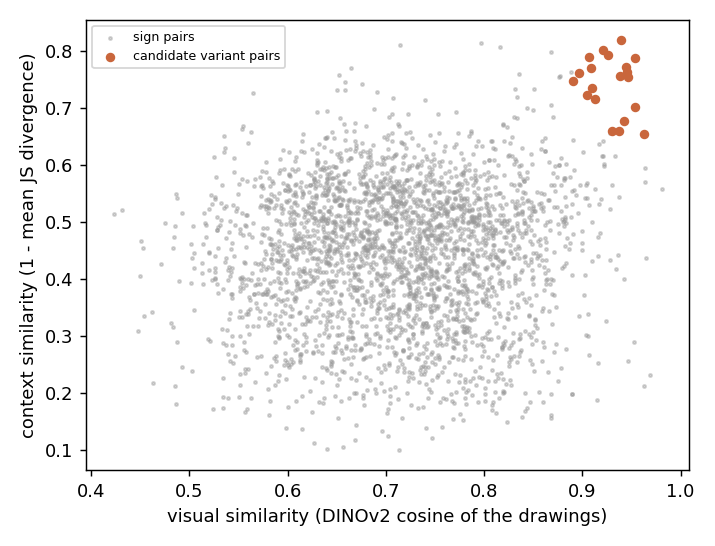
#> input picture reports/milestone_2/visual_vs_context.png, 715 x 546 px, given in place of 1.png, which was not available
$ python numerals.py
#> lines starting #> are read from the running program, lines starting #| are printed output that depends on the picture; after the words box and inside, x2 and y2 are one past the last pixel; in counts of white or black regions, pixels touching at a corner belong together
"""Milestone 2 extension: do the stroke signs behave like numerals?

    python sequence_analysis/numerals.py           # about 1 minute on a laptop CPU
    python sequence_analysis/numerals.py --quick   # a fast check, writes to reports/quick

Exploratory. Signs drawn as a row of equal thin bars are often called numerals. Real numerals predict several things, and
each can fail: they are followed by a limited set of counted items, numerals of different value are interchangeable, their
frequency falls with value, they are not scattered randomly through a text, and in an additive system they run together.
Each is tested against pseudo sets of non-stroke signs of matching frequency. The stroke signs are found from the glyph
drawings by a stated rule, not a hand-typed list.

Writes reports/milestone_2/ (numerals.json, numerals.png, numerals_contact_sheet.png, numerals_report.md): aggregates and sign numbers only.
"""
import argparse
import json
import sys
import time
from collections import Counter, defaultdict
from itertools import combinations
from pathlib import Path

import cv2
import matplotlib
matplotlib.use("Agg")
import matplotlib.pyplot as plt
import numpy as np
from scipy.stats import spearmanr

import stats
from corpus import ROOT, ebuds, load_lines

sys.path.insert(0, str(ROOT / "grapheme_extraction"))
import synthetic_generator as gen  # noqa: E402

OUT = ROOT / "reports/milestone_2"
MIN_TOKENS = 10  # a sign needs this many tokens to have a context distribution worth comparing
POOL = 20  # frequency-matched candidates per stroke sign


# ---------- finding the stroke signs ----------

def stroke_info(img, fill=0.5):
    """None, or {count, long, rows} when every component of the drawing is a thin near-vertical bar and the bars are of about
    the same size: height at least 3 times width (5 times for a lone bar), the component filling at least `fill` of its bounding
    box (a bar, not an arc or a loop), heights within 20% of each other and widths within a factor of 2.
    long: bars taller than a third of the image."""
    n, _, st, cen = cv2.connectedComponentsWithStats((img > 127).astype(np.uint8), connectivity=8)
    bars = [(st[i, cv2.CC_STAT_WIDTH], st[i, cv2.CC_STAT_HEIGHT], cen[i, 1], st[i, cv2.CC_STAT_AREA]) for i in range(1, n) if st[i, cv2.CC_STAT_AREA] >= 6]
    if not bars or any(h < 3 * w or a < fill * w * h for w, h, _, a in bars) or (len(bars) == 1 and bars[0][1] < 5 * bars[0][0]):
        return None
    if max(w for w, _, _, _ in bars) > 2 * min(w for w, _, _, _ in bars):
        return None
    bars = [b[:3] for b in bars]
    hs = [h for _, h, _ in bars]
    if (max(hs) - min(hs)) / max(hs) >= 0.2:
        return None
    ys = [y for _, _, y in bars]
    return {"count": len(bars), "long": bool(np.median(hs) > img.shape[0] / 3), "rows": 1 if max(ys) - min(ys) < 0.5 * np.median(hs) else 2}


# [12 lines left out: function contact_sheet, not called in this run]


# ---------- statistics on one set of signs ----------

def interchange(texts, X):
    """Pairs of texts of equal length that differ in exactly one position, where both signs there are in X."""
    slots = defaultdict(list)
    for t in texts:
        for i, s in enumerate(t):
            slots[t[:i] + (None,) + t[i + 1:]].append(s)
    total = 0
    for v in slots.values():
        k = Counter(s for s in v if s in X)
        total += (sum(k.values()) ** 2 - sum(c * c for c in k.values())) // 2
    return total


# [9 lines left out: function measures, not called in this run]


def tail(obs, null, side):
    null = np.asarray(null)
    null = null[~np.isnan(null)]
    if side == "lower":
        return float((1 + (null <= obs).sum()) / (len(null) + 1))
    if side == "upper":
        return float((1 + (null >= obs).sum()) / (len(null) + 1))
    return float((1 + (abs(null - null.mean()) >= abs(obs - null.mean())).sum()) / (len(null) + 1))


TESTS = [("entropy_next", "lower", "Counted things: stroke signs are followed by a narrower set of signs (entropy of the next sign, bits)"),
         ("js_between", "lower", "Counted things: different stroke signs are followed by the same signs (mean Jensen-Shannon divergence)"),
         ("interchange", "upper", "Interchangeability: text pairs differing only in which stroke sign stands in one position"),
         ("at_end", "two", "Position: share of stroke-sign tokens at the end of a text"),
         ("adjacent", "two", "Runs: adjacent pairs of stroke signs (additive systems show them, positional ones do not)")]


# ---------- report ----------

# [56 lines left out: functions write_report, figure, reading, not called in this run]


def selfcheck():
    img = lambda: np.zeros((150, 150), np.uint8)
    a = img()
    for x in (20, 40, 60):
        a[30:90, x:x + 6] = 255
    assert stroke_info(a) == {"count": 3, "long": True, "rows": 1}
    b = img()
    cv2.circle(b, (75, 75), 40, 255, 6)
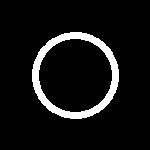
#> b: shape (150, 150); 7.8% white; 1 white region, box (x1, y1, x2, y2) and area: (32, 32, 119, 119) 1764
    assert stroke_info(b) is None
    c = img()
    for x in (20, 40, 60):
        c[10:50, x:x + 6] = 255
        c[90:130, x:x + 6] = 255
    assert stroke_info(c) == {"count": 6, "long": False, "rows": 2}
    e = img()
    cv2.ellipse(e, (75, 75), (10, 60), 0, 0, 360, 255, 3)  # tall but hollow: a loop, not a bar
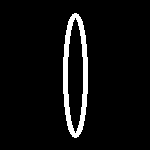
#> e: shape (150, 150); 5.5% white; 1 white region, box (x1, y1, x2, y2) and area: (63, 13, 88, 138) 1240
    assert stroke_info(e) is None and stroke_info(e, fill=0) == {"count": 1, "long": True, "rows": 1}
    d = img()
    d[30:90, 20:26] = 255
    d[30:60, 40:46] = 255
    assert stroke_info(d) is None
    assert interchange([(1, 5), (2, 5), (1, 6), (3, 5)], {1, 2}) == 1  # only (1,5)/(2,5); 3 is outside the set
    assert tail(0.0, [0.0, 1.0, 2.0], "lower") == 0.5 and tail(2.0, [0.0, 1.0, 2.0], "upper") == 0.5


if __name__ == "__main__":
    ap = argparse.ArgumentParser()
    ap.add_argument("--quick", action="store_true")
    args = ap.parse_args()
    start = time.time()
    selfcheck()
    draws, seed = (100 if args.quick else 1000), 20261116
    rng = np.random.default_rng(seed)
    glyphs = {i: cv2.imread(str(gen.GLYPH_DIR / f"{i}.png"), cv2.IMREAD_GRAYSCALE) for i in range(1, gen.N_SIGNS + 1)}
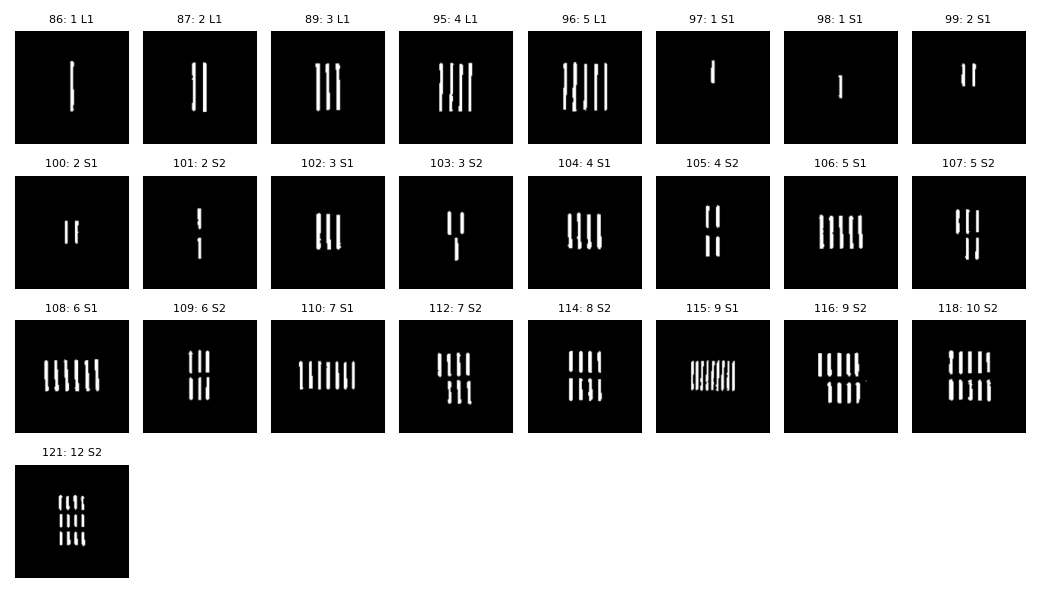
#> input picture reports/milestone_2/numerals_contact_sheet.png, 1040 x 600 px, given in place of 2.png, which was not available
#> glyphs = 417 items
    info = {i: d for i, g in glyphs.items() if (d := stroke_info(g))}
#> in stroke_info (call 7), `n, _, st, cen = cv2.connectedComponentsWithStats((img > 127).astype(np..`: n = 43; st = 43 rows, first 6: [19, 20, 674, 506, 8265], [0, 0, 715, 546, 112277], [87, 21, 602, 449, 268591], [48, 46, 5, 11, 45], [64, 46, 5, 4, 14], [24, 63, 3, 6, 13]; cen = 43 pairs, first value 25.31 to 688.1, second value 47.64 to 518.3
#> in stroke_info (call 8), `n, _, st, cen = cv2.connectedComponentsWithStats((img > 127).astype(np..`: n = 123; st = 123 rows, first 6: [15, 15, 1011, 563, 313670], [0, 0, 1040, 600, 299559], [70, 61, 4, 50, 171], [711, 60, 4, 23, 82], [192, 63, 4, 48, 164], [203, 63, 4, 49, 195]; cen = 123 pairs, first value 45.74 to 988.4, second value 71.73 to 538.8
#> (the run stopped early here; a loop or call above may not have finished)
